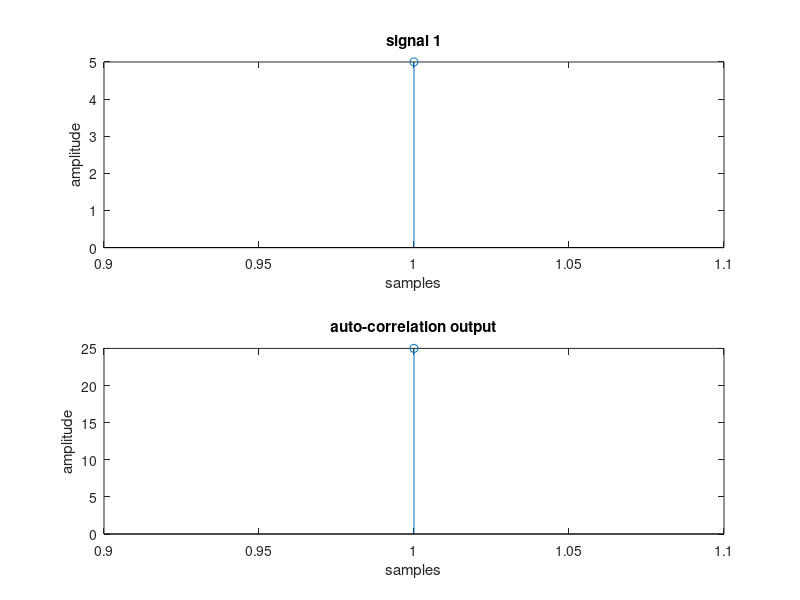

This chart was generated by the following MATLAB code:
clc; 
clear all; 
close all;
x=input('Enter the first sequence');
yr=fliplr(x);
disp(yr);
x1=length(x);
y1=length(yr);
n=x1+y1-1;
x=[x,zeros(1,n-x1)];
yr=[yr,zeros(1,n-y1)];
z=x;
h=zeros(n,n);
k=0;
for j=1:n
    for k=0:n-1
        if(j+k<=n)
            h(j+k,j)=x(k+1);
        else
            h(j+k-n,j)=x(k+1);
        end
    end
end
c=(h*yr')';
disp('correlated output=')
disp(c)
subplot(2,1,1)
stem(z)
title('signal 1')
xlabel('samples')
ylabel('amplitude')
subplot(2,1,2)
stem(c)
title('auto-correlation output')
xlabel('samples')
ylabel('amplitude')
